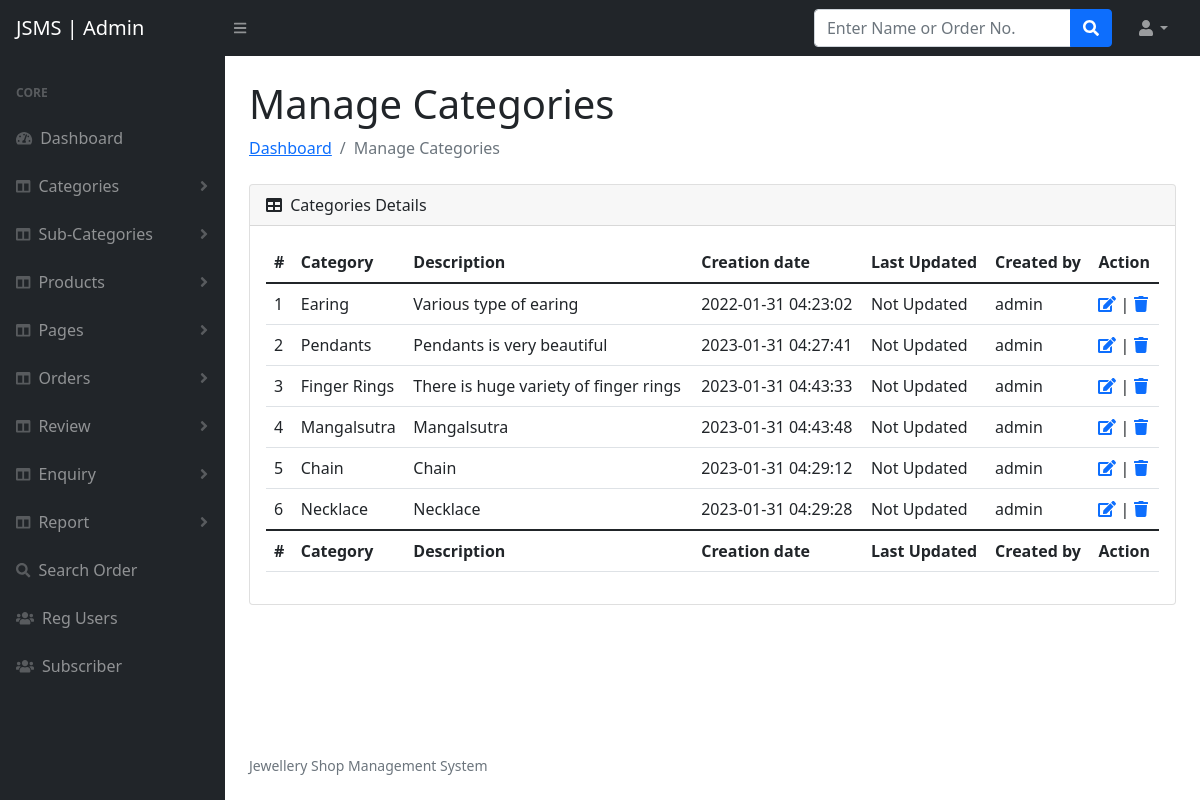
Page /admin/manage-categories.php (signed in) on the earlier database version.
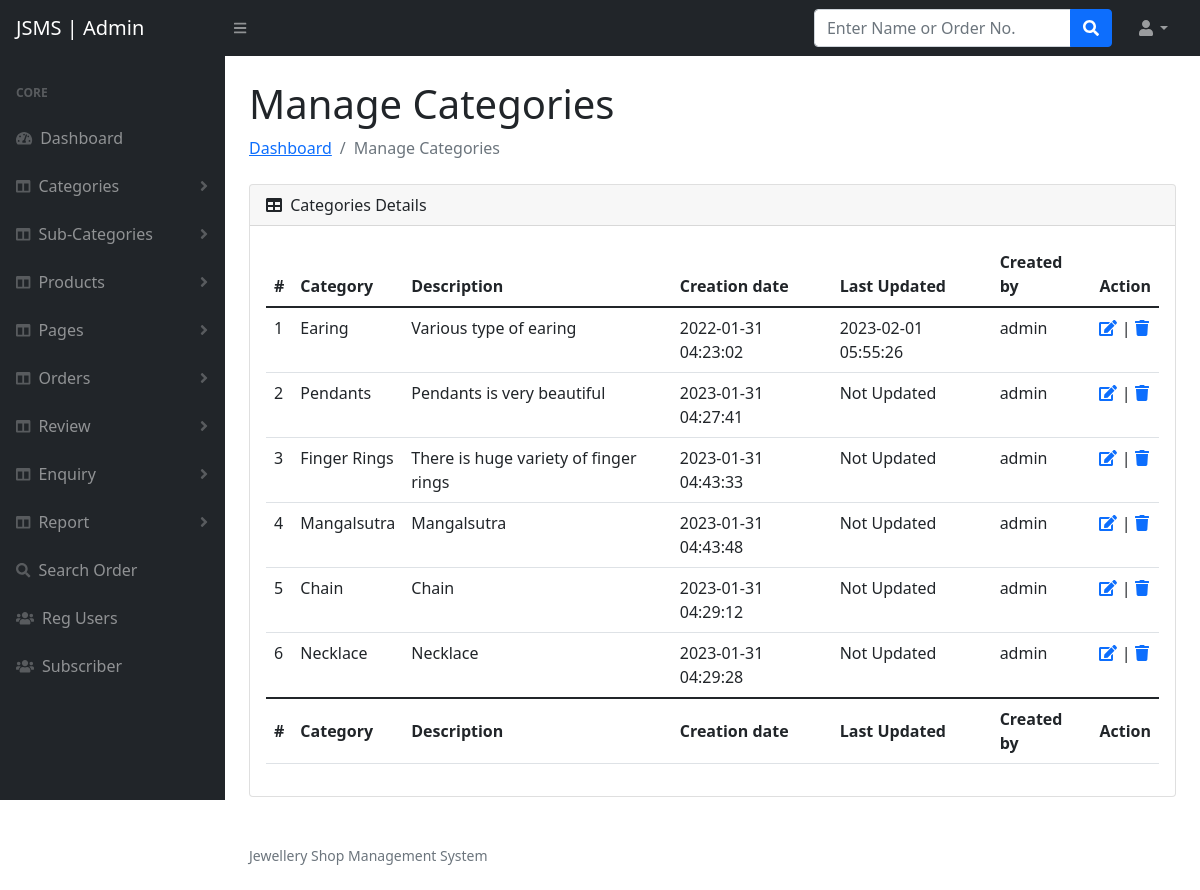
Same page on the later database version.
### tables this page shows
CREATE TABLE `category` (
  `id` int(11) NOT NULL,
  `categoryName` varchar(255) DEFAULT NULL,
  `categoryDescription` longtext DEFAULT NULL,
  `creationDate` timestamp NOT NULL DEFAULT current_timestamp(),
  `updationDate` timestamp NULL DEFAULT NULL ON UPDATE current_timestamp(),
  `createdBy` int(11) DEFAULT NULL
);

### admin/manage-categories.php (the view, shortened to what this page needs)
<?php session_start();
include_once('includes/config.php');
if (strlen($_SESSION['aid'] == 0)) {
    header('location:logout.php');
} else {
?>
    <!DOCTYPE html>
    <html lang="en">
    <head>
        <link href="https://cdn.jsdelivr.net/npm/simple-datatables@latest/dist/style.css" rel="stylesheet" />
        <link href="css/styles.css" rel="stylesheet" />
    </head>
    <body class="sb-nav-fixed">
        <?php include_once('includes/header.php'); ?>
        <div id="layoutSidenav">
            <?php include_once('includes/sidebar.php'); ?>
            <div id="layoutSidenav_content">
                <main>
                    <div class="container-fluid px-4">
                        <h1 class="mt-4">Manage Categories</h1>
                        <ol class="breadcrumb mb-4">
                            <li class="breadcrumb-item"><a href="index.html">Dashboard</a></li>
                            <li class="breadcrumb-item active">Manage Categories</li>
                        </ol>
                        <div class="card mb-4">
                            <div class="card-header">
                                <i class="fas fa-table me-1"></i>
                                Categories Details
                            </div>
                            <div class="card-body" >
                                <table id="datatablesSimple" class="table table-hover">
                                    <thead>
                                        <tr>
                                            <th>#</th>
                                            <th>Category</th>
                                            <th>Description</th>
                                            <th>Creation date</th>
                                            <th>Last Updated</th>
                                            <th>Created by</th>
                                            <th>Action</th>
                                        </tr>
                                    </thead>
                                    <tfoot>
                                        <tr>
                                            <th>#</th>
                                            <th>Category</th>
                                            <th>Description</th>
                                            <th>Creation date</th>
                                            <th>Last Updated</th>
                                            <th>Created by</th>
                                            <th>Action</th>
                                        </tr>
                                    </tfoot>
                                    <tbody>
                                        <?php $query = mysqli_query($con, "select category.id as catid,category.categoryName,category.categoryDescription,category.creationDate,category.updationDate,tbladmin.username from category join tbladmin on tbladmin.id=category.createdBy");
                                        $cnt = 1;
                                        while ($row = mysqli_fetch_array($query)) {
                                        ?>
                                            <tr>
                                                <td><?php echo htmlentities($cnt); ?></td>
                                                <td><?php echo htmlentities($row['categoryName']); ?></td>
                                                <td><?php echo htmlentities($row['categoryDescription']); ?></td>
                                                <td> <?php echo htmlentities($row['creationDate']); ?></td>
                                                <td><?php
                                                        if( $row['updationDate']==''){
                                                            echo "Not Updated";
                                                        }else{
                                                            echo $row['updationDate'];
                                                        }
                                                ?></td>
                                                <td><?php echo htmlentities($row['username']); ?></td>
                                                <td>
                                                    <a href="edit-category.php?id=<?php echo $row['catid'] ?>"><i class="fas fa-edit"></i></a> |
                                                    <a href="manage-categories.php?id=<?php echo $row['catid'] ?>&del=delete" onClick="return confirm('Are you sure you want to delete?')"><i class="fa fa-trash" aria-hidden="true"></i></a>
                                                </td>
                                            </tr>
                                        <?php $cnt = $cnt + 1;
                                        } ?>
                                    </tbody>
                                </table>
                            </div>
                        </div>
                    </div>
                </main>
                <?php include_once('includes/footer.php'); ?>
            </div>
        </div>
    </body>
    </html>
<?php } ?>

### admin/includes/header.php (shortened to what this page needs)
<nav class="sb-topnav navbar navbar-expand navbar-dark bg-dark">
       <a class="navbar-brand ps-3" href="dashboard.php">JSMS | Admin</a>
       <button class="btn btn-link btn-sm order-1 order-lg-0 me-4 me-lg-0" id="sidebarToggle" href="#!"><i class="fas fa-bars"></i></button>
       <form class="d-none d-md-inline-block form-inline ms-auto me-0 me-md-3 my-2 my-md-0" method="post" action="search-order.php">
           <div class="input-group">
               <input class="form-control" type="text" name="searchdata" placeholder="Enter Name or Order No." aria-label="Search for..." aria-describedby="btnNavbarSearch" required />
               <button class="btn btn-primary" id="btnNavbarSearch" type="submit" name="search"><i class="fas fa-search"></i></button>
           </div>
       </form>
       <ul class="navbar-nav ms-auto ms-md-0 me-3 me-lg-4">
           <li class="nav-item dropdown">
               <a class="nav-link dropdown-toggle" id="navbarDropdown" href="#" role="button" data-bs-toggle="dropdown" aria-expanded="false"><i class="fas fa-user fa-fw"></i></a>
           </li>
       </ul>
   </nav>

### admin/includes/sidebar.php (shortened to what this page needs)
            <div id="layoutSidenav_nav">
                <nav class="sb-sidenav accordion sb-sidenav-dark" id="sidenavAccordion">
                    <div class="sb-sidenav-menu">
                        <div class="nav">
                            <div class="sb-sidenav-menu-heading">Core</div>
                            <a class="nav-link" href="dashboard.php">
                                <div class="sb-nav-link-icon"><i class="fas fa-tachometer-alt"></i></div>
                                Dashboard
                            </a>
                            <a class="nav-link collapsed" href="#" data-bs-toggle="collapse" data-bs-target="#collapseLayouts" aria-expanded="false" aria-controls="collapseLayouts">
                                <div class="sb-nav-link-icon"><i class="fas fa-columns"></i></div>
                                Categories
                                <div class="sb-sidenav-collapse-arrow"><i class="fas fa-angle-down"></i></div>
                            </a>
            <a class="nav-link collapsed" href="#" data-bs-toggle="collapse" data-bs-target="#subcat" aria-expanded="false" aria-controls="subcat">
                                <div class="sb-nav-link-icon"><i class="fas fa-columns"></i></div>
                                Sub-Categories
                                <div class="sb-sidenav-collapse-arrow"><i class="fas fa-angle-down"></i></div>
                            </a>
            <a class="nav-link collapsed" href="#" data-bs-toggle="collapse" data-bs-target="#product" aria-expanded="false" aria-controls="product">
                                <div class="sb-nav-link-icon"><i class="fas fa-columns"></i></div>
                                Products
                                <div class="sb-sidenav-collapse-arrow"><i class="fas fa-angle-down"></i></div>
                            </a>
<a class="nav-link collapsed" href="#" data-bs-toggle="collapse" data-bs-target="#product1" aria-expanded="false" aria-controls="product1">
                                <div class="sb-nav-link-icon"><i class="fas fa-columns"></i></div>
                                Pages
                                <div class="sb-sidenav-collapse-arrow"><i class="fas fa-angle-down"></i></div>
                            </a>
                            <a class="nav-link collapsed" href="#" data-bs-toggle="collapse" data-bs-target="#product2" aria-expanded="false" aria-controls="product2">
                                <div class="sb-nav-link-icon"><i class="fas fa-columns"></i></div>
                                Orders
                                <div class="sb-sidenav-collapse-arrow"><i class="fas fa-angle-down"></i></div>
                            </a>
 <a class="nav-link collapsed" href="#" data-bs-toggle="collapse" data-bs-target="#subcat1" aria-expanded="false" aria-controls="subcat1">
                                <div class="sb-nav-link-icon"><i class="fas fa-columns"></i></div>
                                Review
                                <div class="sb-sidenav-collapse-arrow"><i class="fas fa-angle-down"></i></div>
                            </a>
                           <a class="nav-link collapsed" href="#" data-bs-toggle="collapse" data-bs-target="#collapseLayouts1" aria-expanded="false" aria-controls="collapseLayouts1">
                                <div class="sb-nav-link-icon"><i class="fas fa-columns"></i></div>
                                Enquiry
                                <div class="sb-sidenav-collapse-arrow"><i class="fas fa-angle-down"></i></div>
                            </a>
                            <a class="nav-link collapsed" href="#" data-bs-toggle="collapse" data-bs-target="#collapseLayouts2" aria-expanded="false" aria-controls="collapseLayouts2">
                                <div class="sb-nav-link-icon"><i class="fas fa-columns"></i></div>
                                Report
                                <div class="sb-sidenav-collapse-arrow"><i class="fas fa-angle-down"></i></div>
                            </a>
                            <a class="nav-link" href="search-order.php">
                                <div class="sb-nav-link-icon"><i class="fas fa-search"></i></div>
                                Search Order
                            </a>
                             <a class="nav-link" href="reg-users.php">
                                <div class="sb-nav-link-icon"><i class="fas fa-users"></i></div>
                                Reg Users
                            </a>
                             <a class="nav-link" href="subscriber.php">
                                <div class="sb-nav-link-icon"><i class="fas fa-users"></i></div>
                                Subscriber
                            </a>
                        </div>
                    </div>
                </nav>
            </div>

### admin/includes/footer.php
<footer class="py-4 mt-auto">
              <div class="container-fluid px-4">
                  <div class="d-flex align-items-center justify-content-between small">
                      <div class="text-muted">Jewellery Shop Management System</div>
                  </div>
              </div>
          </footer>

Differences in the rows shown:
changed category "Earing": updationDate (not shown) → "2023-02-01 05:55:26"; no longer shows "Not Updated"
